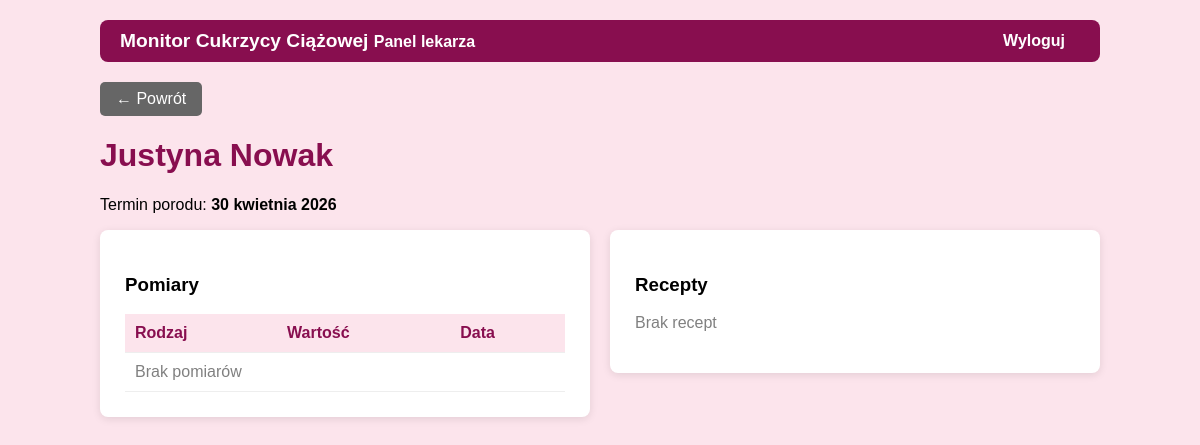
The page /lekarz/pacjentka/1/ (signed in) on the database its author committed.
### monitor/models.py (models this page shows)
class Pacjentka(models.Model):
    uzytkownik = models.OneToOneField(
        User,
        on_delete=models.CASCADE
    )
    data_urodzenia = models.DateField()
    przewidywana_data_porodu = models.DateField()
    telefon = models.CharField(max_length=20, blank=True)
    def __str__(self):
        return f"{self.uzytkownik.first_name} {self.uzytkownik.last_name}"
    class Meta:
        verbose_name = 'Pacjentka'
        verbose_name_plural = 'Pacjentki'

### monitor/decorators.py (the view)
    def wrapper(request, *args, **kwargs):
        if not request.user.is_authenticated:
            return redirect('login')
        if not request.user.is_staff:
            return redirect('dashboard')
        return view_func(request, *args, **kwargs)

### monitor/views.py (called while the page is built)
@tylko_lekarz
def szczegoly_pacjentki(request, pacjentka_id):
    pacjentka = get_object_or_404(Pacjentka, id=pacjentka_id)
    return render(request, 'monitor/szczegoly_pacjentki.html', {
        'pacjentka': pacjentka,
        'pomiary': pacjentka.pomiary.all(),
        'wizyty': pacjentka.wizyty.all(),
        'recepty': pacjentka.recepty.all(),
    })

### monitor/templates/monitor/szczegoly_pacjentki.html (shortened to what this page needs)
{% extends 'monitor/base.html' %}
{% block content %}
<a href="{% url 'panel_lekarza' %}" class="btn btn-secondary">← Powrót</a>
<h1>{{ pacjentka }}</h1>
<p>Termin porodu: <strong>{{ pacjentka.przewidywana_data_porodu }}</strong></p>
<div class="wiersz">
    <div class="kolumna">
        <div class="karta">
            <h3> Pomiary</h3>
            <table>
                <thead>
                    <tr><th>Rodzaj</th><th>Wartość</th><th>Data</th></tr>
                </thead>
                <tbody>
                    {% for p in pomiary %}
                    <tr>
                        <td>{{ p.get_typ_display }}</td>
                        <td>{{ p.wartosc }}</td>
                        <td>{{ p.data_pomiaru|date:"d.m.Y H:i" }}</td>
                    </tr>
                    {% empty %}
                    <tr>
                        <td colspan="3" style="color:gray;">Brak pomiarów</td>
                    </tr>
                    {% endfor %}
                </tbody>
            </table>
        </div>
    </div>
    <div class="kolumna">
        <div class="karta">
            <h3> Recepty</h3>
            {% for r in recepty %}
                <p><strong>{{ r.nazwa_leku }}</strong><br>
                <small>{{ r.dawkowanie }}</small></p>
            {% empty %}
                <p style="color:gray;">Brak recept</p>
            {% endfor %}
        </div>
    </div>
</div>
{% endblock %}

### monitor/templates/monitor/base.html (style rules this page uses)
body { font-family: Arial, sans-serif; max-width: 1000px; margin: 0 auto; padding: 20px; background-color: #fce4ec; }
.karta { background: white; padding: 25px; border-radius: 8px; box-shadow: 0 2px 8px rgba(0,0,0,0.1); margin-bottom: 20px; }
h1, h2 { color: #880e4f; }
.btn { background-color: #e91e8c; color: white; padding: 8px 16px; border: none; border-radius: 5px; cursor: pointer; text-decoration: none; display: inline-block; }
.btn-secondary { background-color: #666; }
table { width: 100%; border-collapse: collapse; }
th, td { padding: 10px; text-align: left; border-bottom: 1px solid #eee; }
th { background-color: #fce4ec; color: #880e4f; }
.wiersz { display: flex; gap: 20px; }
.kolumna { flex: 1; }

### rows shown on the page
Pacjentka: uzytkownik.last_name "Justyna Nowak", przewidywana_data_porodu "30 kwietnia 2026"
